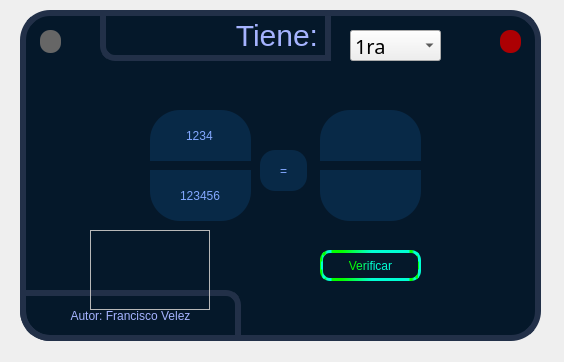
<?xml version="1.0" encoding="UTF-8"?>
<ui version="4.0">
 <class>Form</class>
 <widget class="QWidget" name="Form">
  <property name="geometry">
   <rect>
    <x>0</x>
    <y>0</y>
    <width>564</width>
    <height>362</height>
   </rect>
  </property>
  <property name="windowTitle">
   <string>Dibisibilidad</string>
  </property>
  <property name="styleSheet">
   <string notr="true">QFrame#fr_fondo{
	background: #05182a;
	border:6px solid #223048;
	border-radius: 30px;
}

QPushButton#btn_cerrar{
	background: #ac0003;
	border-radius: 10px;
}

QPushButton#btn_cerrar:hover{
	background: #ff0008;
	color: black;
}

QPushButton#btn_minimizar{
	background: #666666;
	border-radius: 10px;
}

QPushButton#btn_minimizar:hover{
	background: #a8a8a8;
}

QLabel#lbl_title{
	font: 30px arial;
	border: 6px solid #223048;
    border-bottom-left-radius: 15px;
	color: #a5b3ff;
}

QLabel#lbl_igual{
    border-radius: 15px;
	font: 22pt &quot;Cambria Math&quot;;
	background: #082947;
	color: #83a8ff;
}

QComboBox{
	font: 20px arial bold; 
}

QLineEdit#txte_num, #txte_num2{
    border-top-left-radius: 30px;
    border-top-right-radius: 30px;
	font: 18pt &quot;Cambria Math&quot;;
	background: #082947;
	color: #83a8ff;
}

QLineEdit#txte_den, #txte_den2{
    border-bottom-left-radius: 30px;
    border-bottom-right-radius: 30px;
	font: 18pt &quot;Cambria Math&quot;;
	background: #082947;
	color: #83a8ff;
}

QPushButton#btn_verificar{
	font: 75 italic 14pt &quot;Arial&quot;;
	color:qlineargradient(spread:pad, x1:0.148273, y1:0.994, x2:0.869545, y2:1, stop:0 rgba(4, 255, 0, 255), stop:0.505682 rgba(2, 255, 212, 255), stop:0.971591 rgba(0, 255, 212, 255));
	background: #transparent;
	border: 3px solid qlineargradient(spread:pad, x1:0.148273, y1:0.994, x2:0.869545, y2:1, stop:0 rgba(4, 255, 0, 255), stop:0.505682 rgba(2, 255, 212, 255), stop:0.971591 rgba(0, 255, 212, 255));
	border-radius: 10px;
}

QPushButton#btn_verificar:hover{
	background: #00ffff;
	color: #05182a;
	border-color: #00ebeb;
}

QPushButton#btn_verificar:pressed{
	padding-left: 10px;
}

QLabel#lbl_autor{
	font: 75 italic 14pt &quot;Arial&quot;;
	border: 6px solid #223048;
    border-bottom-left-radius: 30px;
    border-top-right-radius: 15px;
	color: #a5b3ff;
	background: transparent;
}</string>
  </property>
  <widget class="QFrame" name="fr_fondo">
   <property name="geometry">
    <rect>
     <x>20</x>
     <y>10</y>
     <width>521</width>
     <height>331</height>
    </rect>
   </property>
   <property name="frameShape">
    <enum>QFrame::StyledPanel</enum>
   </property>
   <property name="frameShadow">
    <enum>QFrame::Raised</enum>
   </property>
   <widget class="QLineEdit" name="txte_den">
    <property name="geometry">
     <rect>
      <x>300</x>
      <y>160</y>
      <width>101</width>
      <height>51</height>
     </rect>
    </property>
    <property name="maxLength">
     <number>6</number>
    </property>
    <property name="alignment">
     <set>Qt::AlignCenter</set>
    </property>
   </widget>
   <widget class="QComboBox" name="cb_opc">
    <property name="geometry">
     <rect>
      <x>330</x>
      <y>20</y>
      <width>91</width>
      <height>31</height>
     </rect>
    </property>
    <property name="styleSheet">
     <string notr="true"/>
    </property>
    <item>
     <property name="text">
      <string>1ra</string>
     </property>
    </item>
    <item>
     <property name="text">
      <string>2da</string>
     </property>
    </item>
    <item>
     <property name="text">
      <string>3ra</string>
     </property>
    </item>
    <item>
     <property name="text">
      <string>4ta</string>
     </property>
    </item>
    <item>
     <property name="text">
      <string>5ta</string>
     </property>
    </item>
    <item>
     <property name="text">
      <string>6ta</string>
     </property>
    </item>
    <item>
     <property name="text">
      <string>7ma</string>
     </property>
    </item>
    <item>
     <property name="text">
      <string>8va</string>
     </property>
    </item>
    <item>
     <property name="text">
      <string>9na</string>
     </property>
    </item>
    <item>
     <property name="text">
      <string>10ma</string>
     </property>
    </item>
    <item>
     <property name="text">
      <string>11va</string>
     </property>
    </item>
   </widget>
   <widget class="QPushButton" name="btn_minimizar">
    <property name="geometry">
     <rect>
      <x>20</x>
      <y>20</y>
      <width>21</width>
      <height>23</height>
     </rect>
    </property>
    <property name="cursor">
     <cursorShape>PointingHandCursor</cursorShape>
    </property>
    <property name="text">
     <string/>
    </property>
   </widget>
   <widget class="QPushButton" name="btn_cerrar">
    <property name="geometry">
     <rect>
      <x>480</x>
      <y>20</y>
      <width>21</width>
      <height>23</height>
     </rect>
    </property>
    <property name="cursor">
     <cursorShape>PointingHandCursor</cursorShape>
    </property>
    <property name="text">
     <string/>
    </property>
   </widget>
   <widget class="QLabel" name="lbl_autor">
    <property name="geometry">
     <rect>
      <x>0</x>
      <y>280</y>
      <width>221</width>
      <height>51</height>
     </rect>
    </property>
    <property name="text">
     <string>Autor: Francisco Velez</string>
    </property>
    <property name="alignment">
     <set>Qt::AlignCenter</set>
    </property>
   </widget>
   <widget class="QLineEdit" name="txte_num">
    <property name="geometry">
     <rect>
      <x>300</x>
      <y>100</y>
      <width>101</width>
      <height>51</height>
     </rect>
    </property>
    <property name="maxLength">
     <number>6</number>
    </property>
    <property name="echoMode">
     <enum>QLineEdit::Normal</enum>
    </property>
    <property name="alignment">
     <set>Qt::AlignCenter</set>
    </property>
    <property name="cursorMoveStyle">
     <enum>Qt::LogicalMoveStyle</enum>
    </property>
   </widget>
   <widget class="QLabel" name="lbl_title">
    <property name="geometry">
     <rect>
      <x>80</x>
      <y>0</y>
      <width>231</width>
      <height>51</height>
     </rect>
    </property>
    <property name="text">
     <string>Tiene:</string>
    </property>
    <property name="alignment">
     <set>Qt::AlignRight|Qt::AlignTrailing|Qt::AlignVCenter</set>
    </property>
   </widget>
   <widget class="QPushButton" name="btn_verificar">
    <property name="geometry">
     <rect>
      <x>300</x>
      <y>240</y>
      <width>101</width>
      <height>31</height>
     </rect>
    </property>
    <property name="text">
     <string>Verificar</string>
    </property>
   </widget>
   <widget class="QFrame" name="fr_resolver">
    <property name="geometry">
     <rect>
      <x>70</x>
      <y>220</y>
      <width>120</width>
      <height>80</height>
     </rect>
    </property>
    <property name="frameShape">
     <enum>QFrame::StyledPanel</enum>
    </property>
    <property name="frameShadow">
     <enum>QFrame::Raised</enum>
    </property>
   </widget>
   <widget class="QLineEdit" name="txte_num2">
    <property name="enabled">
     <bool>false</bool>
    </property>
    <property name="geometry">
     <rect>
      <x>130</x>
      <y>100</y>
      <width>101</width>
      <height>51</height>
     </rect>
    </property>
    <property name="acceptDrops">
     <bool>false</bool>
    </property>
    <property name="text">
     <string>1234</string>
    </property>
    <property name="maxLength">
     <number>6</number>
    </property>
    <property name="alignment">
     <set>Qt::AlignCenter</set>
    </property>
    <property name="placeholderText">
     <string/>
    </property>
    <property name="clearButtonEnabled">
     <bool>false</bool>
    </property>
   </widget>
   <widget class="QLineEdit" name="txte_den2">
    <property name="enabled">
     <bool>false</bool>
    </property>
    <property name="geometry">
     <rect>
      <x>130</x>
      <y>160</y>
      <width>101</width>
      <height>51</height>
     </rect>
    </property>
    <property name="text">
     <string>123456</string>
    </property>
    <property name="maxLength">
     <number>6</number>
    </property>
    <property name="alignment">
     <set>Qt::AlignCenter</set>
    </property>
   </widget>
   <widget class="QLabel" name="lbl_igual">
    <property name="geometry">
     <rect>
      <x>240</x>
      <y>140</y>
      <width>47</width>
      <height>41</height>
     </rect>
    </property>
    <property name="text">
     <string>=</string>
    </property>
    <property name="alignment">
     <set>Qt::AlignCenter</set>
    </property>
   </widget>
  </widget>
 </widget>
 <resources/>
 <connections>
  <connection>
   <sender>btn_cerrar</sender>
   <signal>clicked()</signal>
   <receiver>Form</receiver>
   <slot>close()</slot>
   <hints>
    <hint type="sourcelabel">
     <x>539</x>
     <y>46</y>
    </hint>
    <hint type="destinationlabel">
     <x>612</x>
     <y>72</y>
    </hint>
   </hints>
  </connection>
  <connection>
   <sender>btn_minimizar</sender>
   <signal>clicked()</signal>
   <receiver>Form</receiver>
   <slot>showMinimized()</slot>
   <hints>
    <hint type="sourcelabel">
     <x>46</x>
     <y>39</y>
    </hint>
    <hint type="destinationlabel">
     <x>-4</x>
     <y>56</y>
    </hint>
   </hints>
  </connection>
 </connections>
</ui>
